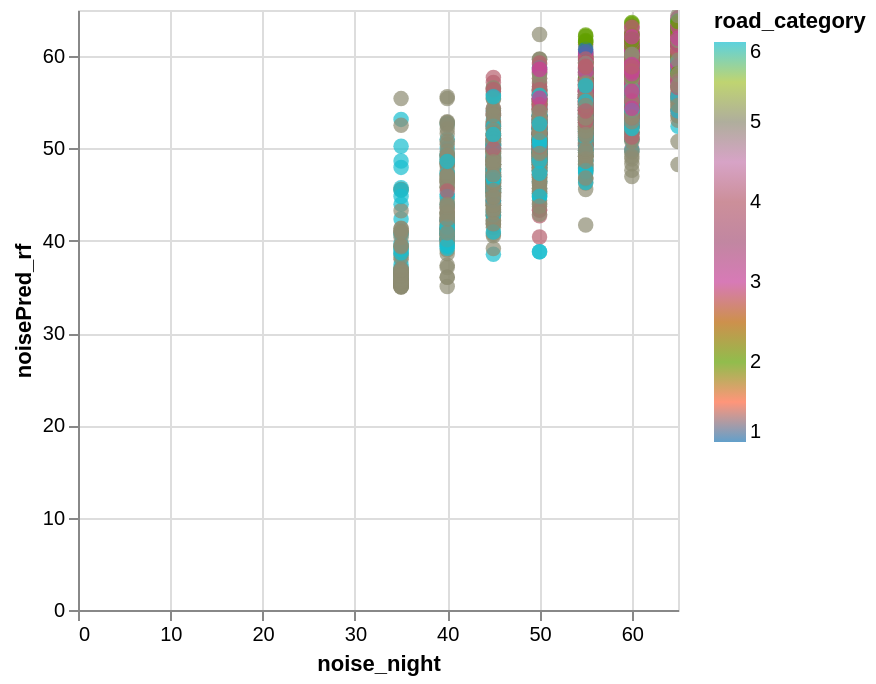

Notebook source saved alongside this figure:
### Code cell
data_test['noisePred_rf'] = y_pred
alt.Chart(data_test).mark_circle(size=60).encode(
    x='noise_night',
    y='noisePred_rf',
    color=alt.Color('road_category', scale=alt.Scale(scheme='category10')),
    tooltip=['road_id']
).interactive()

### Figure 1 — Vega-Lite specification as saved in the notebook (floating-point values rounded to 4 significant figures; data arrays with more than 128 entries replaced by an {"elided": "..."} marker saying what was removed)
{"config": {"view": {"continuousWidth": 300, "continuousHeight": 300}}, "data": {"name": "data-ad369f3bbb9f3800145e29f4fc581e06"}, "mark": {"type": "circle", "size": 60}, "encoding": {"color": {"field": "road_category", "scale": {"scheme": "category10"}, "type": "quantitative"}, "tooltip": [{"field": "road_id", "type": "nominal"}], "x": {"field": "noise_night", "type": "quantitative"}, "y": {"field": "noisePred_rf", "type": "quantitative"}}, "params": [{"name": "param_1e9efca18e7a2868", "select": {"type": "interval", "encodings": ["x", "y"]}, "bind": "scales"}], "$schema": "https://vega.github.io/schema/vega-lite/v6.4.1.json", "datasets": {"data-ad369f3bbb9f3800145e29f4fc581e06": {"elided": "2571 records"}}}
